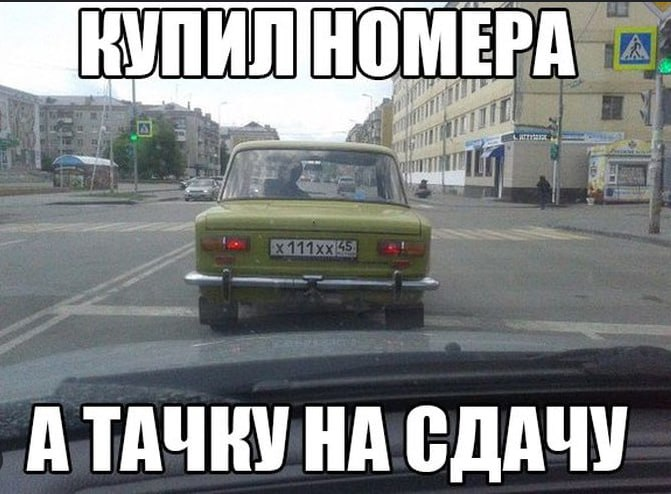
#> input picture pahan.jpg, 671 x 494 px
$ python main.py
#> lines starting #> are read from the running program, lines starting #| are printed output that depends on the picture
import numpy as np
from PIL import Image
import funcs as f

image = Image.open("pahan.jpg").convert("L")
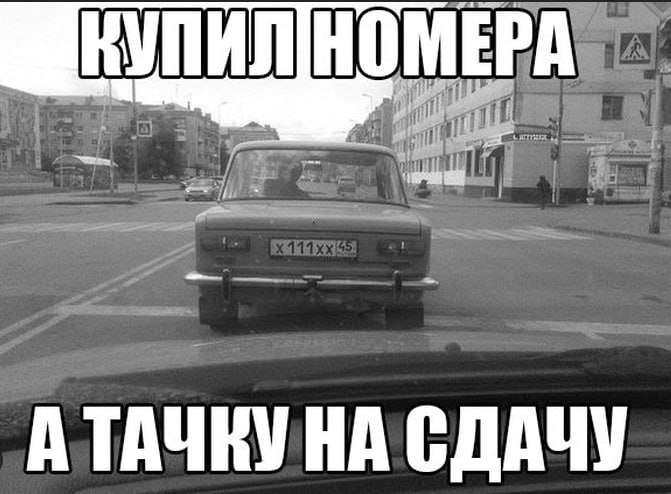
#> image: PIL image 671x494 L; min 0, max 255, mean 129.9

matrix = np.array(image)

def reset_image(mat):
    mat = np.array(image)
    return mat


while True:
    print("""
    ==============================
           IMAGE EDITOR
    ==============================

    1. Открыть изображение
    2. Изменить яркость
    3. Изменить контрастность
    4. Инвертировать цвета
    5. Нормализовать изображение
    6. Размыть изображение
    7. Сбросить изменения
    8. Сохранить изображение


    0. Выход
    ==============================
    """)
#> (the run stopped early here; a loop or call above may not have finished)
